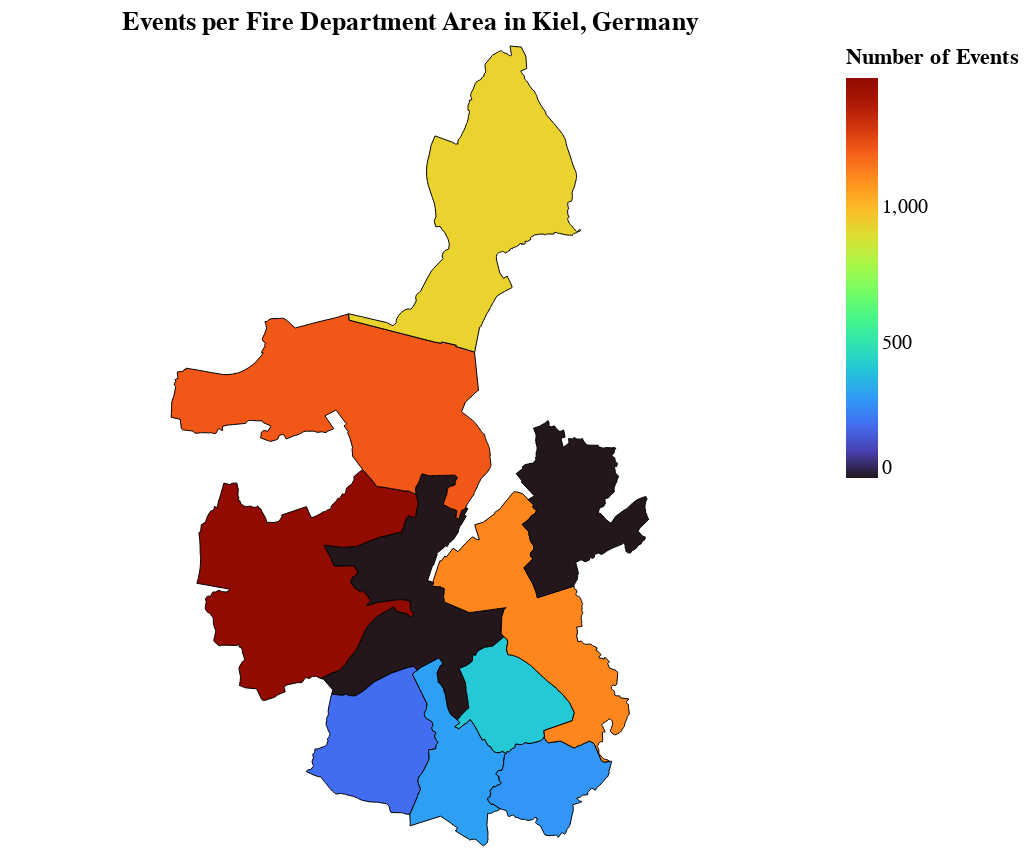

The notebook cell this image was saved under:
### Code cell
import altair as alt

chart = alt.Chart(merged_gdf).mark_geoshape(
    stroke='black',
    strokeWidth=0.5
).encode(
    color=alt.Color('count:Q', scale=alt.Scale(scheme='turbo'), title='Number of Events'),
    tooltip=['name:N', 'count:Q']
).properties(
    width=400,
    height=400,
    title='Events per Fire Department Area in Kiel, Germany'
).project(
    type='identity', 
    reflectY=True
)

chart

### Figure 1 — Vega-Lite specification as saved in the notebook (floating-point values rounded to 4 significant figures; data arrays with more than 128 entries replaced by an {"elided": "..."} marker saying what was removed)
{"config": {"view": {"continuousWidth": 300, "continuousHeight": 300}}, "data": {"name": "data-b8e8c6b05683fafe5e8b73113c9e6510"}, "mark": {"type": "geoshape", "stroke": "black", "strokeWidth": 0.5}, "encoding": {"color": {"field": "count", "scale": {"scheme": "turbo"}, "title": "Number of Events", "type": "quantitative"}, "tooltip": [{"field": "name", "type": "nominal"}, {"field": "count", "type": "quantitative"}]}, "height": 400, "projection": {"reflectY": true, "type": "identity"}, "title": "Events per Fire Department Area in Kiel, Germany", "width": 400, "$schema": "https://vega.github.io/schema/vega-lite/v5.17.0.json", "datasets": {"data-b8e8c6b05683fafe5e8b73113c9e6510": [{"name": "Gaarden", "department": null, "count": 0.0, "type": "Feature", "geometry": {"type": "Polygon", "coordinates": {"elided": "1x654x2 float values"}}}, {"name": "Russee", "department": "Russee", "count": 1477.0, "type": "Feature", "geometry": {"type": "Polygon", "coordinates": {"elided": "1x656x2 float values"}}}, {"name": "Meimersdorf", "department": "Meimersdorf", "count": 196.0, "type": "Feature", "geometry": {"type": "Polygon", "coordinates": {"elided": "1x215x2 float values"}}}, {"name": "Moorsee", "department": "Moorsee", "count": 308.0, "type": "Feature", "geometry": {"type": "Polygon", "coordinates": {"elided": "1x189x2 float values"}}}, {"name": "Rönne", "department": "Rönne", "count": 284.0, "type": "Feature", "geometry": {"type": "Polygon", "coordinates": {"elided": "1x199x2 float values"}}}, {"name": "Wellsee", "department": "Wellsee", "count": 407.0, "type": "Feature", "geometry": {"type": "Polygon", "coordinates": {"elided": "1x135x2 float values"}}}, {"name": "Elmschenhagen", "department": "Elmschenhagen", "count": 1120.0, "type": "Feature", "geometry": {"type": "Polygon", "coordinates": {"elided": "1x409x2 float values"}}}, {"name": "Suchsdorf", "department": "Suchsdorf", "count": 1216.0, "type": "Feature", "geometry": {"type": "Polygon", "coordinates": {"elided": "1x545x2 float values"}}}, {"name": "Schilksee", "department": "Schilksee", "count": 932.0, "type": "Feature", "geometry": {"type": "Polygon", "coordinates": {"elided": "1x439x2 float values"}}}, {"name": "Dietrichsdorf", "department": null, "count": 0.0, "type": "Feature", "geometry": {"type": "Polygon", "coordinates": {"elided": "1x367x2 float values"}}}]}}
